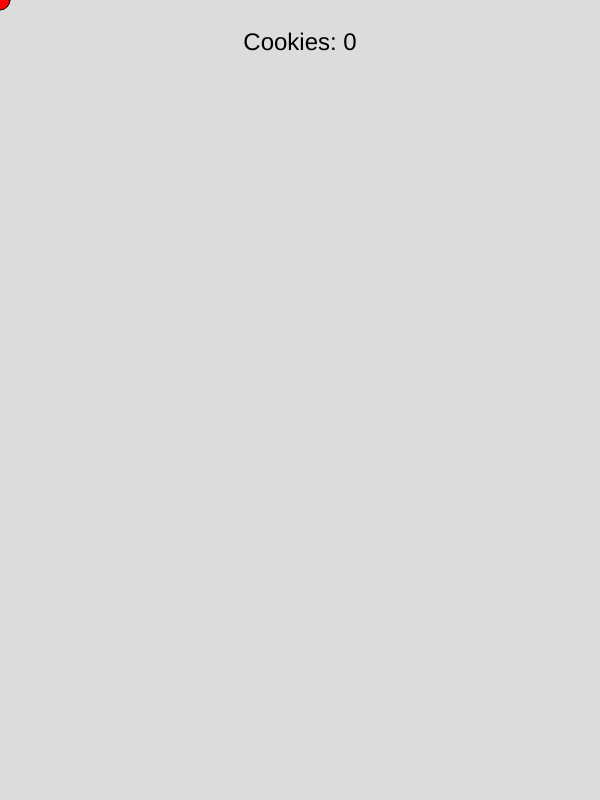
Frame 1 (no input)
Frame 60 (no input): identical to frame 1, image omitted
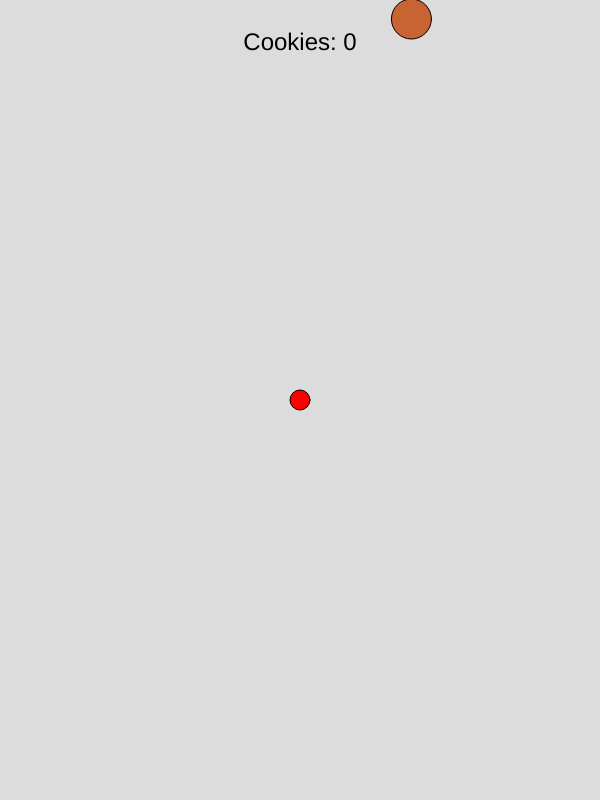
Frame 120 (the mouse pressed at the canvas centre since frame 60)

The p5.js sketch that drew these frames (run headless with seeded random() and noise() and a simulated clock; from frame 60 on, the mouse is pressed at the canvas centre):

// p5.js sketch
// ── sketch.js
let cookiesCount = 0; // Tracks the number of cookies on the screen
let spawnRate = 100; // Determines how often a new cookie is spawned

let cookies = []; // Array to store all the cookies
let img; // Image object for the cookie image

class Cookie {
  constructor(x, y, color = 'brown', size = 50) {
    this.x = x; // X position of the cookie
    this.y = y; // Y position of the cookie
    this.color = color; // Color of the cookie
    this.size = size; // Size of the cookie
  }
  
  draw() {
    fill(this.color); // Fill the cookie with its designated color
    ellipse(this.x, this.y, this.size, this.size); // Draw a circle representing the cookie
  }
  
  update() {
    this.y += 1; // Move the cookie down one pixel
  }
  
  hitTest(x, y) {
    let d = dist(x, y, this.x, this.y); // Calculate distance between mouse and cookie
    if (d < this.size / 2) { // Check if mouse is within cookie's radius
      return true; // If yes, return true
    } else {
      return false; // If no, return false
    }
  }
}

function setup() {
  createCanvas(600, 800); // Create a canvas element with specified dimensions
  textAlign(CENTER); // Center the text in the canvas
  noCursor(); // Hide the cursor
}

function drawMouse() {
  fill('red'); // Fill the mouse pointer with red color
  ellipse(mouseX, mouseY, 20, 20); // Draw a red circle representing the mouse pointer
}

function cookieText() {
  // Display cookies and click power
  textSize(24); // Set font size to 24 pixels
  fill(0); // Fill the text with black color
  text(`Cookies: ${cookiesCount}`, width / 2, 50); // Display the number of cookies at the center of the screen
}

function spawnCookie() {
  let x = random(40, width - 40); // Generate a random X coordinate for the cookie
  let c = new Cookie(x, 0, 'rgb(200, 100, 50)', 40); // Create a new cookie object with specified parameters
  return c; // Return the newly created cookie object
}

function draw() {
  background(220); // Fill the canvas with a light gray color
  cookieText(); // Display the number of cookies and click power
  
  for (let i = cookies.length - 1; i >= 0; i--) {
    let c = cookies[i]; // Get the current cookie object
    c.draw(); // Draw the cookie
    c.update(); // Update the cookie's position
    
    if (c.hitTest(mouseX, mouseY) && mouseIsPressed) { // Check if the mouse is clicked on the cookie
      cookiesCount += 1; // Increment the number of cookies collected
      cookies.splice(i, 1); // Remove the cookie from the array
      spawnRate = spawnRate > 10 ? spawnRate - 1 : 10; // Decrease the time interval between spawning cookies
    }
    
    if (c.y > height + c.size) { // Check if the cookie has fallen outside the canvas
      cookies.splice(i, 1); // Remove the cookie from the array
    }
  }
  
  if (frameCount % spawnRate === 0) { // Check if it's time to spawn a new cookie
    let c = spawnCookie(); // Create and return a new cookie object
    cookies.push(c); // Add the new cookie to the array
  }
  
  drawMouse(); // Draw the mouse pointer
}
